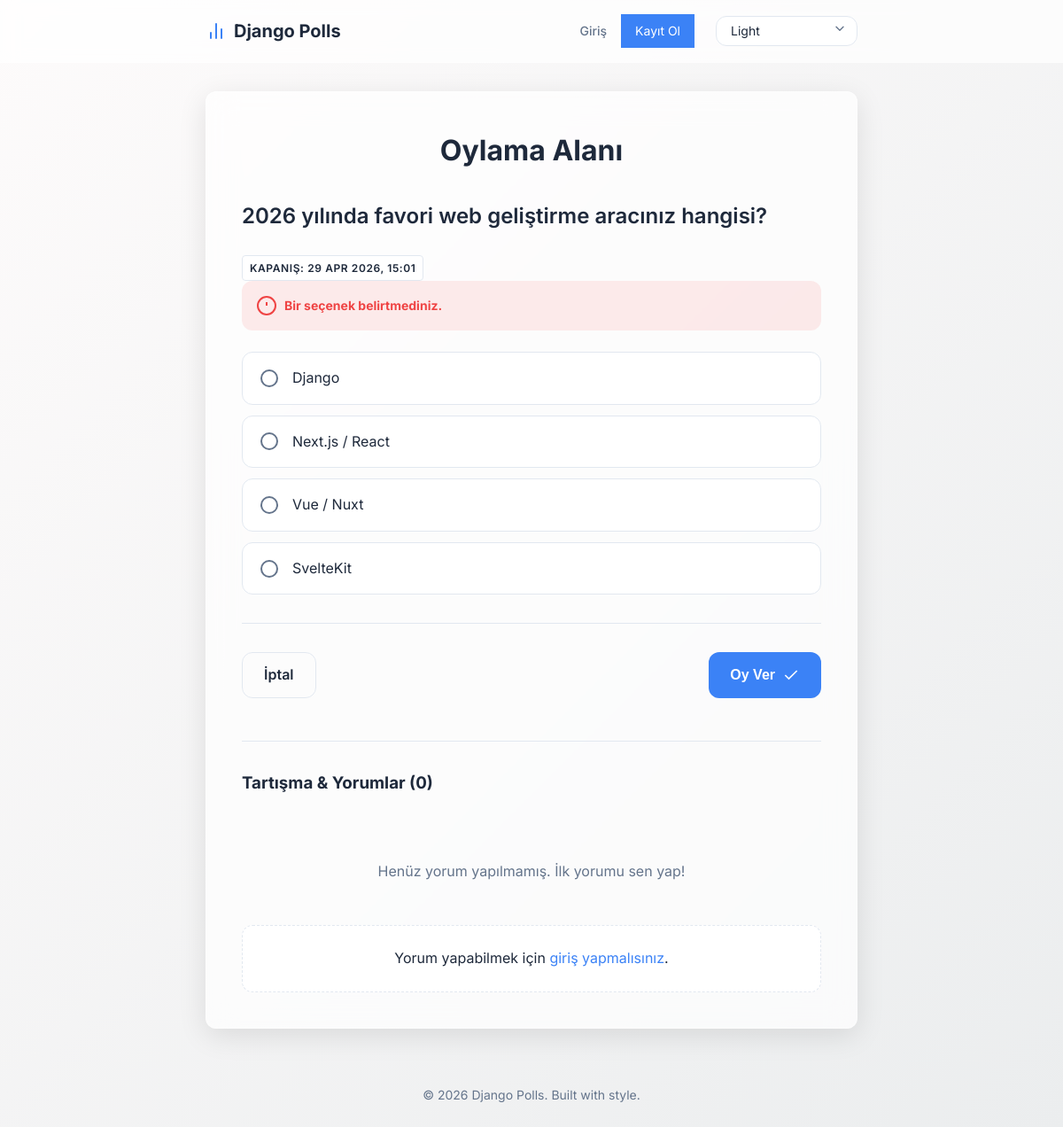
/polls/2/vote/, run on the app's committed database.
### polls/models.py (models this page shows, shortened)
class Question(models.Model):
    category = models.ForeignKey(Category, on_delete=models.SET_NULL, null=True, blank=True)
    question_text = models.CharField(max_length=200)
    pub_date = models.DateTimeField("date published")
    end_date = models.DateTimeField("date ends", null=True, blank=True)
    def is_active(self):
        now = timezone.now()
        if self.end_date and now > self.end_date:
            return False
        return True

class Choice(models.Model):
    question = models.ForeignKey(Question, on_delete=models.CASCADE)
    choice_text = models.CharField(max_length=200)
    votes = models.IntegerField(default=0)

### polls/views.py (the view, shortened to what this page needs)
# urls.py: path("<int:question_id>/vote/", views.vote, name="vote"),
def vote(request, question_id):
    question = get_object_or_404(Question, pk=question_id)
    if not question.is_active():
        return render(request, "polls/detail.html", {
            "question": question,
            "error_message": "Bu anket süresi dolduğu için oylamaya kapatılmıştır.",
        })
    try:
        selected_choice = question.choice_set.get(pk=request.POST["choice"])
    except (KeyError, Choice.DoesNotExist):
        return render(request, "polls/detail.html", {
            "question": question,
            "error_message": "Bir seçenek belirtmediniz.",
        })

### polls/templates/polls/detail.html (shortened to what this page needs)
{% extends "polls/base.html" %}
{% block content %}
<div class="page-header">
    <h1>Oylama Alanı</h1>
</div>
{% if not question.is_active %}
    <div class="locked-state glass-form">
        <svg xmlns="http://www.w3.org/2000/svg" width="48" height="48" viewBox="0 0 24 24" fill="none" stroke="currentColor" stroke-width="2" stroke-linecap="round" stroke-linejoin="round" class="feather"><rect x="3" y="11" width="18" height="11" rx="2" ry="2"></rect><path d="M7 11V7a5 5 0 0 1 10 0v4"></path></svg>
        <h2>Bu anket oylamaya kapanmıştır.</h2>
        <p>Süresi dolduğu için yeni oylar kabul edilmemektedir. Sonuç sayfasına giderek mevcut durumu inceleyebilirsiniz.</p>
        <a href="{% url 'polls:results' question.id %}" class="btn btn-primary" style="margin-top: 1rem;">Sonuçları Gör</a>
    </div>
{% else %}
    <form action="{% url 'polls:vote' question.id %}" method="post" class="vote-form glass-form">
        <fieldset class="form-fieldset">
            <legend class="form-legend">
                <h2>{{ question.question_text }}</h2>
                {% if question.end_date %}
                <span class="poll-badge" style="background-color: var(--bg-secondary); border: 1px solid var(--border-color); display: inline-block; margin-top: 5px;">
                    Kapanış: {{ question.end_date|date:"d M Y, H:i" }}
                </span>
                {% endif %}
            </legend>
            {% if error_message %}
                <div class="error-message">
                    <svg xmlns="http://www.w3.org/2000/svg" width="24" height="24" viewBox="0 0 24 24" fill="none" stroke="currentColor" stroke-width="2" class="feather feather-alert-circle"><circle cx="12" cy="12" r="10"></circle><line x1="12" y1="8" x2="12" y2="12"></line><line x1="12" y1="16" x2="12.01" y2="16"></line></svg>
                    <p><strong>{{ error_message }}</strong></p>
                </div>
            {% endif %}
            <div class="choices-container">
            {% for choice in question.choice_set.all %}
                <label for="choice{{ forloop.counter }}" class="choice-label">
                    <span class="custom-radio"></span>
                    <span class="choice-text">{{ choice.choice_text }}</span>
                </label>
            {% endfor %}
            </div>
        </fieldset>
        <div class="form-actions">
            <a href="{% url 'polls:index' %}" class="btn btn-secondary">İptal</a>
            <button type="submit" class="btn btn-primary">
                Oy Ver
                <svg xmlns="http://www.w3.org/2000/svg" width="20" height="20" viewBox="0 0 24 24" fill="none" stroke="currentColor" stroke-width="2" class="feather feather-check"><polyline points="20 6 9 17 4 12"></polyline></svg>
            </button>
        </div>
    </form>
{% endif %}
<div class="comments-section glass-form" style="margin-top: 3rem;">
    <h3>Tartışma & Yorumlar ({{ question.comments.count }})</h3>
    <div class="comments-list">
        {% for comment in question.comments.all %}
        <div class="comment-item">
            <div class="comment-avatar">
                {{ comment.user.username|make_list|first|upper }}
            </div>
            <div class="comment-content">
                <div class="comment-header">
                    <strong>{{ comment.user.username }}</strong>
                    <span class="comment-date">{{ comment.created_at|date:"d M, H:i" }}</span>
                </div>
                <p>{{ comment.content }}</p>
            </div>
        </div>
        {% empty %}
        <p class="empty-state">Henüz yorum yapılmamış. İlk yorumu sen yap!</p>
        {% endfor %}
    </div>
    {% if user.is_authenticated %}
        <form action="{% url 'polls:add_comment' question.id %}" method="post" class="comment-form" style="margin-top: 1.5rem;">
            {% csrf_token %}
            <textarea name="content" class="form-control" rows="3" placeholder="Bu anket hakkında düşünceni paylaş..." required></textarea>
            <button type="submit" class="btn btn-primary" style="margin-top: 0.5rem;">Gönder</button>
        </form>
    {% else %}
        <div class="login-prompt">
            <p>Yorum yapabilmek için <a href="{% url 'login' %}">giriş yapmalısınız</a>.</p>
        </div>
    {% endif %}
</div>
{% endblock %}

### polls/static/polls/style.css (style rules this page uses)
:root { --transition-speed: 0.3s; --border-radius: 12px; --box-shadow: 0 8px 32px 0 rgba(0, 0, 0, 0.1); }
:root[data-theme="light"] { --bg-primary: #f0f4f8; --bg-secondary: #ffffff; --text-primary: #1e293b; --text-secondary: #64748b; --accent-primary: #3b82f6; --accent-hover: #2563eb; --border-color: #e2e8f0; --gradient-bg: linear-gradient(135deg, #fdfbfb 0%, #ebedee 100%); --glass-bg: rgba(255, 255, 255, 0.7); --glass-border: rgba(255, 255, 255, 0.3); }
* { box-sizing: border-box; margin: 0; padding: 0; }
body { font-family: 'Inter', sans-serif; background: var(--bg-primary); background-image: var(--gradient-bg); color: var(--text-primary); min-height: 100vh; display: flex; flex-direction: column; transition: background var(--transition-speed) ease, color var(--transition-speed) ease; line-height: 1.6; }
a { text-decoration: none; color: var(--accent-primary); transition: color 0.2s ease; }
.page-header { margin-bottom: 2rem; text-align: center; }
.page-header h1 { font-size: 2rem; font-weight: 700; margin-bottom: 0.5rem; color: var(--text-primary); }
.btn { display: inline-flex; align-items: center; justify-content: center; gap: 0.5rem; padding: 0.75rem 1.5rem; font-size: 1rem; font-weight: 600; border-radius: var(--border-radius); border: none; cursor: pointer; transition: all 0.2s ease; text-align: center; text-decoration: none; }
.btn-primary { background-color: var(--accent-primary); color: #ffffff; }
.btn-secondary { background-color: transparent; color: var(--text-primary); border: 1px solid var(--border-color); }
.form-fieldset { border: none; margin: 0 0 2rem 0; padding: 0; }
.form-legend h2 { font-size: 1.5rem; font-weight: 600; margin-bottom: 1.5rem; color: var(--text-primary); line-height: 1.3; }
.choices-container { display: flex; flex-direction: column; gap: 0.75rem; }
.choice-label { display: flex; align-items: center; padding: 1rem 1.25rem; background-color: var(--bg-secondary); border: 1px solid var(--border-color); border-radius: var(--border-radius); cursor: pointer; transition: all 0.2s ease; }
.custom-radio { width: 20px; height: 20px; border: 2px solid var(--text-secondary); border-radius: 50%; margin-right: 1rem; position: relative; transition: border-color 0.2s; }
.custom-radio::after { content: ''; position: absolute; top: 50%; left: 50%; transform: translate(-50%, -50%) scale(0); width: 10px; height: 10px; border-radius: 50%; background-color: var(--accent-primary); transition: transform 0.2s cubic-bezier(0.4, 0, 0.2, 1); }
.form-actions { display: flex; justify-content: space-between; margin-top: 2rem; padding-top: 2rem; border-top: 1px solid var(--border-color); }
.error-message { display: flex; align-items: center; gap: 0.5rem; color: #ef4444; background-color: rgba(239, 68, 68, 0.1); padding: 1rem; border-radius: var(--border-radius); margin-bottom: 1.5rem; font-size: 0.875rem; }
.empty-state { text-align: center; padding: 3rem 1rem; color: var(--text-secondary); }
.poll-badge { align-self: flex-start; padding: 0.25rem 0.5rem; border-radius: 4px; font-size: 0.75rem; font-weight: 600; text-transform: uppercase; letter-spacing: 0.05em; }
.comments-section { border-top: 1px solid var(--border-color); padding-top: 2rem; }
.comments-section h3 { margin-bottom: 1.5rem; }
.comments-list { display: flex; flex-direction: column; gap: 1.5rem; }
.login-prompt { background: var(--bg-secondary); padding: 1.5rem; border-radius: var(--border-radius); text-align: center; border: 1px dashed var(--border-color); }

### data on the page
Question: question_text "2026 yılında favori web geliştirme aracınız hangisi?", end_date "29 APR 2026, 15:01", comments.count "0"
Choice: choice_text "Django"
Choice: choice_text "Next.js / React"
Choice: choice_text "Vue / Nuxt"
Choice: choice_text "SvelteKit"

### other printed values
{{ error_message }} "Bir seçenek belirtmediniz."
